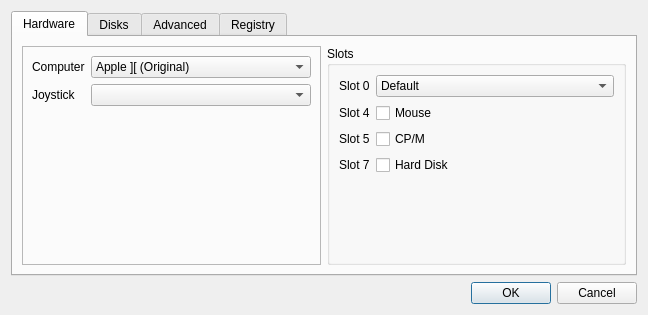
<?xml version="1.0" encoding="UTF-8"?>
<ui version="4.0">
 <class>Preferences</class>
 <widget class="QDialog" name="Preferences">
  <property name="geometry">
   <rect>
    <x>0</x>
    <y>0</y>
    <width>648</width>
    <height>315</height>
   </rect>
  </property>
  <property name="windowTitle">
   <string>Options</string>
  </property>
  <layout class="QGridLayout" name="gridLayout">
   <item row="1" column="0">
    <widget class="QDialogButtonBox" name="buttonBox">
     <property name="orientation">
      <enum>Qt::Horizontal</enum>
     </property>
     <property name="standardButtons">
      <set>QDialogButtonBox::Cancel|QDialogButtonBox::Ok</set>
     </property>
    </widget>
   </item>
   <item row="0" column="0">
    <widget class="QTabWidget" name="tabWidget">
     <property name="currentIndex">
      <number>0</number>
     </property>
     <widget class="QWidget" name="hardware">
      <attribute name="title">
       <string>Hardware</string>
      </attribute>
      <layout class="QGridLayout" name="gridLayout_3">
       <item row="0" column="2">
        <widget class="QGroupBox" name="groupBox_2">
         <property name="title">
          <string>Slots</string>
         </property>
         <layout class="QFormLayout" name="formLayout_2">
          <item row="2" column="0">
           <widget class="QLabel" name="label_8">
            <property name="text">
             <string>Slot 4</string>
            </property>
           </widget>
          </item>
          <item row="2" column="1">
           <widget class="QCheckBox" name="mouse_4">
            <property name="text">
             <string>Mouse</string>
            </property>
           </widget>
          </item>
          <item row="3" column="0">
           <widget class="QLabel" name="label_9">
            <property name="text">
             <string>Slot 5</string>
            </property>
           </widget>
          </item>
          <item row="3" column="1">
           <widget class="QCheckBox" name="cpm_5">
            <property name="text">
             <string>CP/M</string>
            </property>
           </widget>
          </item>
          <item row="4" column="0">
           <widget class="QLabel" name="label_10">
            <property name="text">
             <string>Slot 7</string>
            </property>
           </widget>
          </item>
          <item row="4" column="1">
           <widget class="QCheckBox" name="hd_7">
            <property name="text">
             <string>Hard Disk</string>
            </property>
           </widget>
          </item>
          <item row="1" column="0">
           <widget class="QLabel" name="label_12">
            <property name="text">
             <string>Slot 0</string>
            </property>
           </widget>
          </item>
          <item row="1" column="1">
           <widget class="QComboBox" name="lc_0">
            <item>
             <property name="text">
              <string>Default</string>
             </property>
            </item>
            <item>
             <property name="text">
              <string>Language Card</string>
             </property>
            </item>
            <item>
             <property name="text">
              <string>Saturn 64</string>
             </property>
            </item>
            <item>
             <property name="text">
              <string>Saturn 128</string>
             </property>
            </item>
           </widget>
          </item>
         </layout>
        </widget>
       </item>
       <item row="0" column="1">
        <widget class="QFrame" name="frame">
         <property name="frameShape">
          <enum>QFrame::StyledPanel</enum>
         </property>
         <property name="frameShadow">
          <enum>QFrame::Raised</enum>
         </property>
         <layout class="QFormLayout" name="formLayout">
          <item row="0" column="1">
           <widget class="QComboBox" name="apple2Type">
            <item>
             <property name="text">
              <string>Apple ][ (Original)</string>
             </property>
            </item>
            <item>
             <property name="text">
              <string>Apple ][+</string>
             </property>
            </item>
            <item>
             <property name="text">
              <string>Apple //e</string>
             </property>
            </item>
            <item>
             <property name="text">
              <string>Enhanced Apple //e</string>
             </property>
            </item>
            <item>
             <property name="text">
              <string>Pravets 82</string>
             </property>
            </item>
            <item>
             <property name="text">
              <string>Pravets 8M</string>
             </property>
            </item>
            <item>
             <property name="text">
              <string>Pravets 8A</string>
             </property>
            </item>
            <item>
             <property name="text">
              <string>TK3000 //e</string>
             </property>
            </item>
           </widget>
          </item>
          <item row="0" column="0">
           <widget class="QLabel" name="label_5">
            <property name="text">
             <string>Computer</string>
            </property>
           </widget>
          </item>
          <item row="1" column="0">
           <widget class="QLabel" name="label_6">
            <property name="text">
             <string>Joystick</string>
            </property>
           </widget>
          </item>
          <item row="1" column="1">
           <widget class="QComboBox" name="joystick"/>
          </item>
         </layout>
        </widget>
       </item>
      </layout>
     </widget>
     <widget class="QWidget" name="disks">
      <attribute name="title">
       <string>Disks</string>
      </attribute>
      <layout class="QGridLayout" name="gridLayout_2">
       <item row="5" column="2">
        <widget class="QComboBox" name="hd2">
         <property name="sizePolicy">
          <sizepolicy hsizetype="Expanding" vsizetype="Fixed">
           <horstretch>0</horstretch>
           <verstretch>0</verstretch>
          </sizepolicy>
         </property>
        </widget>
       </item>
       <item row="4" column="0">
        <widget class="QLabel" name="label_3">
         <property name="text">
          <string>HD 1</string>
         </property>
        </widget>
       </item>
       <item row="2" column="0">
        <widget class="QLabel" name="label">
         <property name="text">
          <string>Disk 1</string>
         </property>
        </widget>
       </item>
       <item row="2" column="2">
        <widget class="QComboBox" name="disk1">
         <property name="sizePolicy">
          <sizepolicy hsizetype="Expanding" vsizetype="Fixed">
           <horstretch>0</horstretch>
           <verstretch>0</verstretch>
          </sizepolicy>
         </property>
         <property name="editable">
          <bool>false</bool>
         </property>
         <item>
          <property name="text">
           <string>Empty</string>
          </property>
         </item>
        </widget>
       </item>
       <item row="3" column="0">
        <widget class="QLabel" name="label_2">
         <property name="text">
          <string>Disk 2</string>
         </property>
        </widget>
       </item>
       <item row="3" column="2">
        <widget class="QComboBox" name="disk2">
         <property name="sizePolicy">
          <sizepolicy hsizetype="Expanding" vsizetype="Fixed">
           <horstretch>0</horstretch>
           <verstretch>0</verstretch>
          </sizepolicy>
         </property>
        </widget>
       </item>
       <item row="4" column="2">
        <widget class="QComboBox" name="hd1">
         <property name="sizePolicy">
          <sizepolicy hsizetype="Expanding" vsizetype="Fixed">
           <horstretch>0</horstretch>
           <verstretch>0</verstretch>
          </sizepolicy>
         </property>
         <item>
          <property name="text">
           <string>Empty</string>
          </property>
         </item>
        </widget>
       </item>
       <item row="5" column="0">
        <widget class="QLabel" name="label_4">
         <property name="text">
          <string>HD 2</string>
         </property>
        </widget>
       </item>
       <item row="2" column="3">
        <widget class="QPushButton" name="browse_disk1">
         <property name="text">
          <string>Browse...</string>
         </property>
        </widget>
       </item>
       <item row="3" column="3">
        <widget class="QPushButton" name="browse_disk2">
         <property name="text">
          <string>Browse...</string>
         </property>
        </widget>
       </item>
       <item row="4" column="3">
        <widget class="QPushButton" name="browse_hd1">
         <property name="text">
          <string>Browse...</string>
         </property>
        </widget>
       </item>
       <item row="5" column="3">
        <widget class="QPushButton" name="browse_hd2">
         <property name="text">
          <string>Browse...</string>
         </property>
        </widget>
       </item>
       <item row="0" column="2">
        <widget class="QCheckBox" name="enhanced_speed">
         <property name="text">
          <string>Enhanced Speed</string>
         </property>
        </widget>
       </item>
      </layout>
     </widget>
     <widget class="QWidget" name="advanced">
      <attribute name="title">
       <string>Advanced</string>
      </attribute>
      <layout class="QVBoxLayout" name="verticalLayout">
       <item>
        <widget class="QGroupBox" name="groupBox">
         <property name="title">
          <string>Save State</string>
         </property>
         <layout class="QGridLayout" name="gridLayout_6">
          <item row="0" column="0">
           <widget class="QLabel" name="label_7">
            <property name="text">
             <string>Filename</string>
            </property>
           </widget>
          </item>
          <item row="0" column="1">
           <widget class="QLineEdit" name="save_state"/>
          </item>
          <item row="0" column="2">
           <widget class="QPushButton" name="browse_ss">
            <property name="text">
             <string>Browse</string>
            </property>
           </widget>
          </item>
         </layout>
        </widget>
       </item>
       <item>
        <widget class="QGroupBox" name="groupBox_3">
         <property name="title">
          <string>Screenshot</string>
         </property>
         <layout class="QGridLayout" name="gridLayout_5">
          <item row="0" column="0">
           <widget class="QLabel" name="label_11">
            <property name="text">
             <string>Template</string>
            </property>
           </widget>
          </item>
          <item row="0" column="1">
           <widget class="QLineEdit" name="screenshot"/>
          </item>
         </layout>
        </widget>
       </item>
      </layout>
     </widget>
     <widget class="QWidget" name="registry">
      <attribute name="title">
       <string>Registry</string>
      </attribute>
      <layout class="QGridLayout" name="gridLayout_4">
       <item row="0" column="0">
        <widget class="QTreeWidget" name="registryTree">
         <column>
          <property name="text">
           <string>Key</string>
          </property>
         </column>
         <column>
          <property name="text">
           <string>Value</string>
          </property>
         </column>
        </widget>
       </item>
      </layout>
     </widget>
    </widget>
   </item>
  </layout>
 </widget>
 <resources/>
 <connections>
  <connection>
   <sender>buttonBox</sender>
   <signal>accepted()</signal>
   <receiver>Preferences</receiver>
   <slot>accept()</slot>
   <hints>
    <hint type="sourcelabel">
     <x>248</x>
     <y>254</y>
    </hint>
    <hint type="destinationlabel">
     <x>157</x>
     <y>274</y>
    </hint>
   </hints>
  </connection>
  <connection>
   <sender>buttonBox</sender>
   <signal>rejected()</signal>
   <receiver>Preferences</receiver>
   <slot>reject()</slot>
   <hints>
    <hint type="sourcelabel">
     <x>316</x>
     <y>260</y>
    </hint>
    <hint type="destinationlabel">
     <x>286</x>
     <y>274</y>
    </hint>
   </hints>
  </connection>
 </connections>
</ui>
